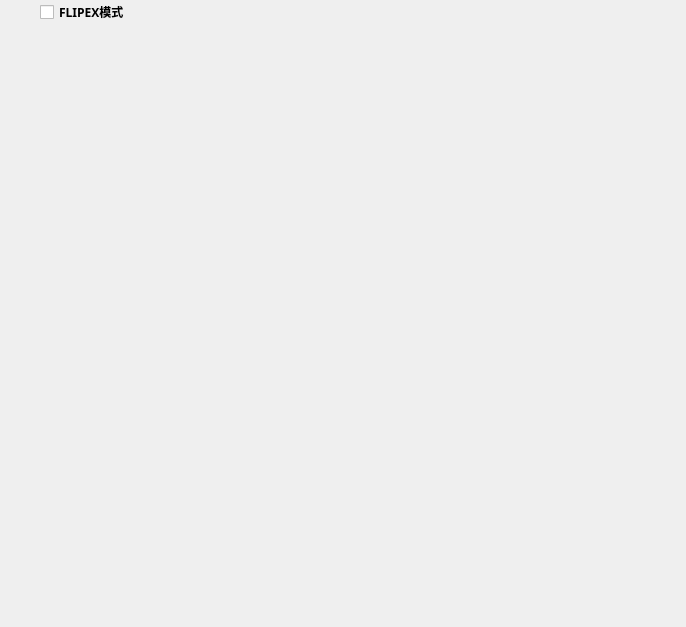
<?xml version="1.0" encoding="UTF-8"?>
<ui version="4.0">
 <class>DXVA2Widget</class>
 <widget class="QWidget" name="DXVA2Widget">
  <property name="geometry">
   <rect>
    <x>0</x>
    <y>0</y>
    <width>686</width>
    <height>627</height>
   </rect>
  </property>
  <property name="windowTitle">
   <string>Form</string>
  </property>
  <layout class="QVBoxLayout" name="verticalLayout">
   <property name="spacing">
    <number>0</number>
   </property>
   <property name="leftMargin">
    <number>0</number>
   </property>
   <property name="topMargin">
    <number>0</number>
   </property>
   <property name="rightMargin">
    <number>0</number>
   </property>
   <property name="bottomMargin">
    <number>0</number>
   </property>
   <item>
    <layout class="QHBoxLayout" name="horizontalLayout">
     <item>
      <spacer name="horizontalSpacer">
       <property name="orientation">
        <enum>Qt::Horizontal</enum>
       </property>
       <property name="sizeType">
        <enum>QSizePolicy::Fixed</enum>
       </property>
       <property name="sizeHint" stdset="0">
        <size>
         <width>40</width>
         <height>20</height>
        </size>
       </property>
      </spacer>
     </item>
     <item>
      <widget class="QCheckBox" name="flipex_mode">
       <property name="font">
        <font>
         <family>微软雅黑</family>
         <weight>75</weight>
         <bold>true</bold>
        </font>
       </property>
       <property name="text">
        <string>FLIPEX模式</string>
       </property>
      </widget>
     </item>
    </layout>
   </item>
   <item>
    <spacer name="verticalSpacer">
     <property name="orientation">
      <enum>Qt::Vertical</enum>
     </property>
     <property name="sizeHint" stdset="0">
      <size>
       <width>20</width>
       <height>40</height>
      </size>
     </property>
    </spacer>
   </item>
  </layout>
 </widget>
 <resources/>
 <connections/>
</ui>
